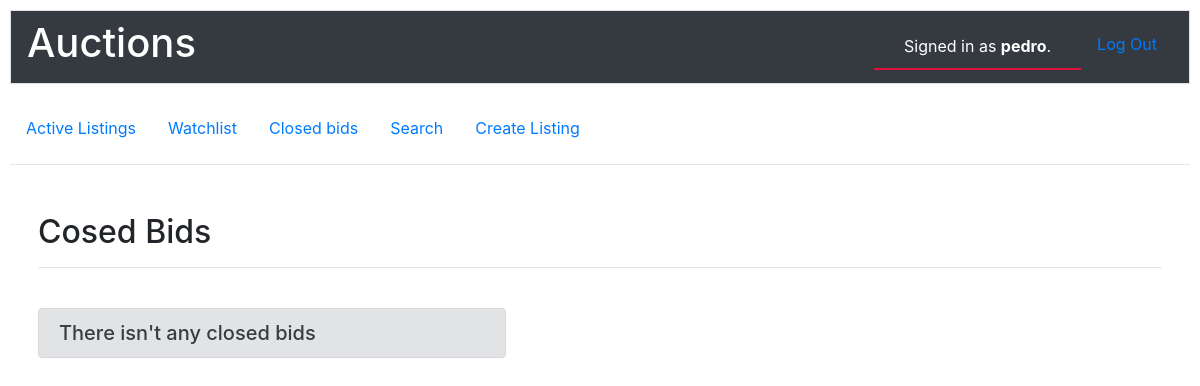
The page /closed_bids (signed in) on the database as committed earlier.
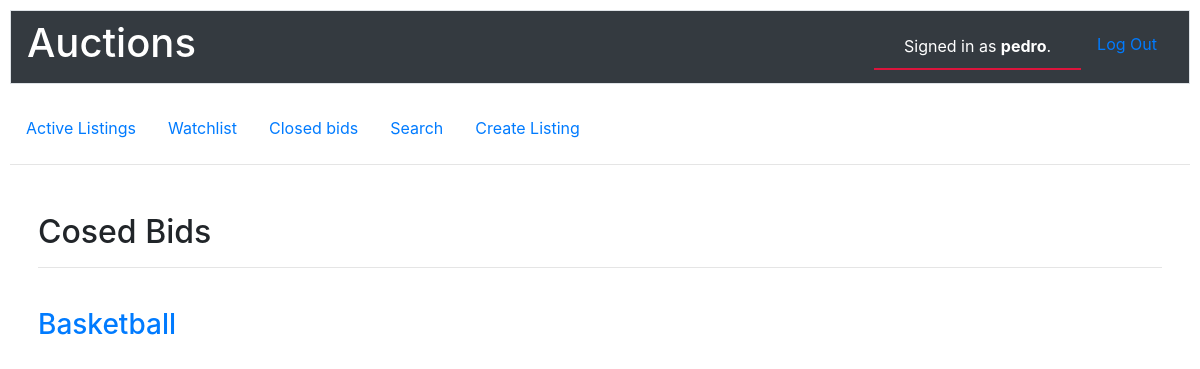
The same page on the database as committed later.
### auctions/models.py (models this page shows)
class Closed(models.Model):
    creator = models.CharField(max_length=64)
    winner = models.CharField(max_length=64)
    listing_title = models.CharField(max_length=64)
    price = models.IntegerField()
    winning_bid = models.IntegerField()
    description = models.CharField(max_length=1000)
    category = models.CharField(max_length=64)
    image = models.URLField(blank=True, null=True)

### auctions/views.py (the view)
# urls.py: path("closed_bids", views.closed_bids, name="closed_bids"),
def closed_bids(request):
    return render(request, "auctions/closed_bids.html", {
        "closed": Closed.objects.all()
    })

### auctions/templates/auctions/closed_bids.html
{% extends "auctions/layout.html" %}
{% block body %}
    <h2>Cosed Bids</h2><hr><br>
        {% if not closed %}
        <h5 class="alert alert-secondary col-md-5">There isn't any closed bids</h5>
        {% endif %}
        {% for listing in closed %}
            <li class="media"><br>
                <div class="media-body" style="text-align: left;">
                    <h3 class="mt-0 mb-1"><a href="closed_bid/{{ listing.listing_title }}">{{ listing.listing_title }}</a></h3>
                </div>
            </li><br>
        {% endfor %}
{% endblock %}

Rows that differ between the two databases and show on the page:
added Closed: listing_title "Basketball"
Other text that changed with them:
text no longer shown: "There isn't any closed bids"
